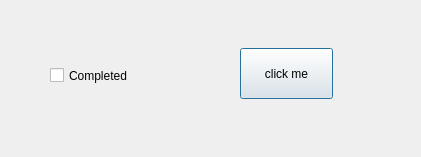
<?xml version="1.0" encoding="UTF-8"?>
<ui version="4.0">
 <class>Dialog</class>
 <widget class="QDialog" name="Dialog">
  <property name="geometry">
   <rect>
    <x>0</x>
    <y>0</y>
    <width>421</width>
    <height>157</height>
   </rect>
  </property>
  <property name="windowTitle">
   <string>Dialog</string>
  </property>
  <widget class="QCheckBox" name="checkBox">
   <property name="geometry">
    <rect>
     <x>50</x>
     <y>50</y>
     <width>161</width>
     <height>51</height>
    </rect>
   </property>
   <property name="text">
    <string>Completed</string>
   </property>
  </widget>
  <widget class="QPushButton" name="pushButton">
   <property name="geometry">
    <rect>
     <x>240</x>
     <y>48</y>
     <width>93</width>
     <height>51</height>
    </rect>
   </property>
   <property name="text">
    <string>click me</string>
   </property>
  </widget>
 </widget>
 <resources/>
 <connections/>
</ui>
